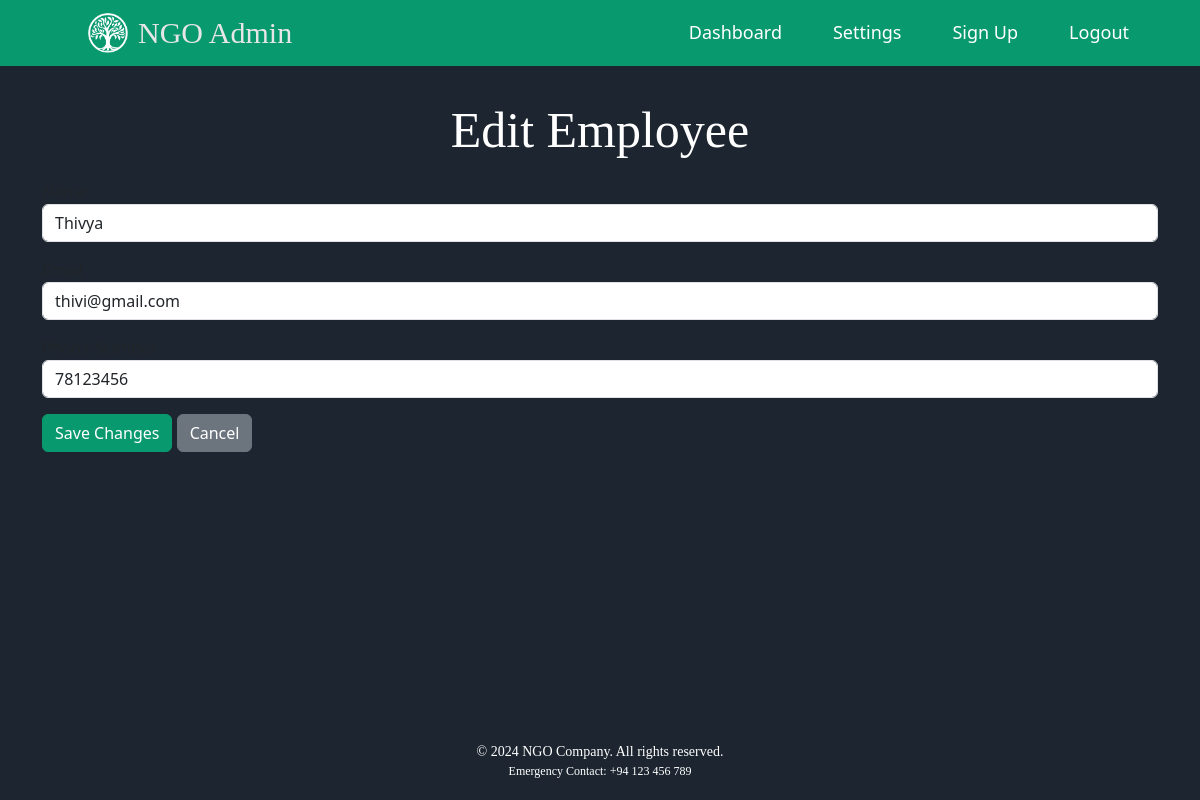
/admin/employee_edit.php?ids=13 (signed in), run on the app's committed database.
### tables this page shows
CREATE TABLE `employees` (
  `id` int(11) NOT NULL,
  `name` varchar(100) NOT NULL,
  `email` varchar(100) NOT NULL,
  `phone_number` varchar(10) NOT NULL,
  `password` varchar(200) NOT NULL,
  `status` tinyint(1) NOT NULL DEFAULT 1
);

### admin/employee_edit.php (the view, shortened to what this page needs)
<?php
include('admin_header.php');
include('../db_connect.php');
$employee_ids = isset($_GET['ids']) ? explode(",", $_GET['ids']) : [];
$employee_id = $employee_ids[0];
$employeeQuery = "SELECT name, email, phone_number FROM employees WHERE id = ?";
$stmt = $conn->prepare($employeeQuery);
$stmt->bind_param("i", $employee_id);
$stmt->execute();
$employeeResult = $stmt->get_result();
$employee = $employeeResult->fetch_assoc();
?>
<div class="container mt-5">
    <h2>Edit Employee</h2>
    <form method="POST">
        <div class="form-group">
            <label for="name">Name</label>
            <input type="text" name="name" id="name" class="form-control" value="<?php echo htmlspecialchars($employee['name']); ?>" required>
        </div>
        <div class="form-group mt-3">
            <label for="email">Email</label>
            <input type="email" name="email" id="email" class="form-control" value="<?php echo htmlspecialchars($employee['email']); ?>" required>
        </div>
        <div class="form-group mt-3">
            <label for="phone_number">Phone Number</label>
            <input type="text" name="phone_number" id="phone_number" class="form-control" value="<?php echo htmlspecialchars($employee['phone_number']); ?>" required>
        </div>
        <button type="submit" class="btn btn-primary mt-3">Save Changes</button>
        <a href="admin_dashboard.php" class="btn btn-secondary mt-3">Cancel</a>
    </form>
</div>
<?php
include('admin_footer.php');
?>

### admin/admin_header.php (style rules this page uses)
body { background-color: #1d2630; }
.container { margin-top: 100px; }
h2 { color: white; text-align: center; font-family: 'Georgia', serif; font-size: 50px; margin-bottom: 20px; margin-top: 10px; }
.btn-primary { background-color: rgb(9, 153, 110); border-color: rgb(9, 153, 110); }

### data on the page
employees: name "Thivya", email "thivi@gmail.com", phone_number "78123456"

### other printed values
$companyName "NGO Admin"
